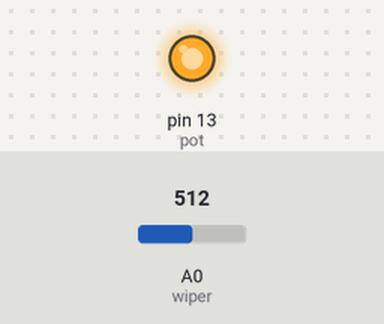
A sketch run on a simulated Arduino Uno, built with avr-gcc and run on an emulated ATmega328P. On the bench: output pins drawn as LEDs (lit = HIGH). The test bench sets the inputs (shaded band); at power-on: A0 (wiper) = 512. What the sketch prints to the serial monitor is not drawn.

Above: at 0.1 s.
Timing chart, 0 to 1.6 s (numbered marks = the images above):
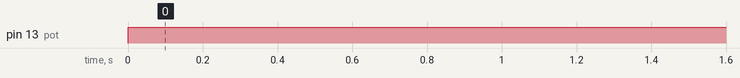

The sketch:

sketch_may25a.ino
```cpp
int pot = 13;
int wiper = A0;
int value;

void setup() {
  // put your setup code here, to run once:
  pinMode(pot, OUTPUT);
  Serial.begin(9600);

}

void loop() {
  // put your main code here, to run repeatedly:
  digitalWrite(pot, HIGH);
  value = analogRead(wiper);
  Serial.println(value);
}
```

Measured:
- by itself, pin 13 (pot): LOW → HIGH at 0.00 s
